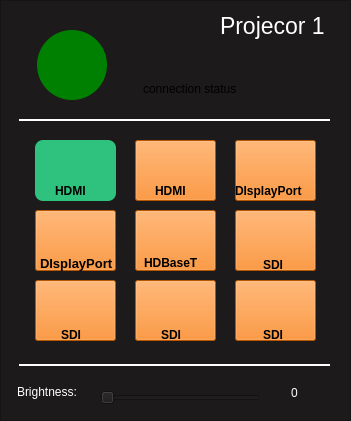
     <widget class="QFrame" name="frame_4">
      <property name="geometry">
       <rect>
        <x>20</x>
        <y>50</y>
        <width>351</width>
        <height>421</height>
       </rect>
      </property>
      <property name="minimumSize">
       <size>
        <width>351</width>
        <height>0</height>
       </size>
      </property>
      <property name="styleSheet">
       <string notr="true">background-color: rgb(28, 26, 26);</string>
      </property>
      <property name="frameShape">
       <enum>QFrame::StyledPanel</enum>
      </property>
      <property name="frameShadow">
       <enum>QFrame::Raised</enum>
      </property>
      <widget class="Line" name="line">
       <property name="geometry">
        <rect>
         <x>19</x>
         <y>105</y>
         <width>311</width>
         <height>16</height>
        </rect>
       </property>
       <property name="minimumSize">
        <size>
         <width>311</width>
         <height>0</height>
        </size>
       </property>
       <property name="styleSheet">
        <string notr="true">border: none;
border-bottom: 2px solid white</string>
       </property>
       <property name="orientation">
        <enum>Qt::Horizontal</enum>
       </property>
      </widget>
      <widget class="QPushButton" name="P1_HDMI_Button_1">
       <property name="geometry">
        <rect>
         <x>35</x>
         <y>140</y>
         <width>81</width>
         <height>61</height>
        </rect>
       </property>
       <property name="minimumSize">
        <size>
         <width>81</width>
         <height>61</height>
        </size>
       </property>
       <property name="cursor">
        <cursorShape>PointingHandCursor</cursorShape>
       </property>
       <property name="styleSheet">
        <string notr="true">max-height: 50px;
min-height:61;
min-width:81;
background-color:rgb(46, 194, 126);
border-radius: 8%;
border: none;
background-repeat: none;
color:black;
text-align: center;
right: 500px;</string>
       </property>
       <property name="text">
        <string/>
       </property>
      </widget>
      <widget class="QLabel" name="label_3">
       <property name="geometry">
        <rect>
         <x>17</x>
         <y>376</y>
         <width>81</width>
         <height>31</height>
        </rect>
       </property>
       <property name="minimumSize">
        <size>
         <width>81</width>
         <height>0</height>
        </size>
       </property>
       <property name="styleSheet">
        <string notr="true">color:#fff;</string>
       </property>
       <property name="text">
        <string>Brightness:</string>
       </property>
      </widget>
      <widget class="Line" name="line_3">
       <property name="geometry">
        <rect>
         <x>19</x>
         <y>350</y>
         <width>311</width>
         <height>16</height>
        </rect>
       </property>
       <property name="minimumSize">
        <size>
         <width>311</width>
         <height>0</height>
        </size>
       </property>
       <property name="styleSheet">
        <string notr="true">border: none;
border-bottom: 2px solid white;</string>
       </property>
       <property name="orientation">
        <enum>Qt::Horizontal</enum>
       </property>
      </widget>
      <widget class="QLabel" name="label_11">
       <property name="geometry">
        <rect>
         <x>55</x>
         <y>180</y>
         <width>41</width>
         <height>21</height>
        </rect>
       </property>
       <property name="minimumSize">
        <size>
         <width>41</width>
         <height>0</height>
        </size>
       </property>
       <property name="styleSheet">
        <string notr="true">background-color: none;
font-weight:bold;
color: black;</string>
       </property>
       <property name="text">
        <string>HDMI</string>
       </property>
      </widget>
      <widget class="QPushButton" name="P1_DisplayPort_1">
       <property name="geometry">
        <rect>
         <x>235</x>
         <y>140</y>
         <width>81</width>
         <height>61</height>
        </rect>
       </property>
       <property name="minimumSize">
        <size>
         <width>81</width>
         <height>61</height>
        </size>
       </property>
       <property name="cursor">
        <cursorShape>PointingHandCursor</cursorShape>
       </property>
       <property name="styleSheet">
        <string notr="true">background-color:rgb(255, 120, 0);</string>
       </property>
       <property name="text">
        <string/>
       </property>
      </widget>
      <widget class="QLabel" name="label_13">
       <property name="geometry">
        <rect>
         <x>235</x>
         <y>180</y>
         <width>81</width>
         <height>21</height>
        </rect>
       </property>
       <property name="minimumSize">
        <size>
         <width>41</width>
         <height>0</height>
        </size>
       </property>
       <property name="styleSheet">
        <string notr="true">background-color: none;
font-weight:bold;
color: black;</string>
       </property>
       <property name="text">
        <string>DIsplayPort</string>
       </property>
      </widget>
      <widget class="QLabel" name="label_15">
       <property name="geometry">
        <rect>
         <x>135</x>
         <y>250</y>
         <width>81</width>
         <height>21</height>
        </rect>
       </property>
       <property name="minimumSize">
        <size>
         <width>41</width>
         <height>0</height>
        </size>
       </property>
       <property name="styleSheet">
        <string notr="true">background-color: none;
font-weight:bold;
color: black;
margin-top:5px;
margin-left:6px;
text-align:center;</string>
       </property>
       <property name="text">
        <string>HDBaseT</string>
       </property>
      </widget>
      <widget class="QPushButton" name="P1_HDBaseT">
       <property name="geometry">
        <rect>
         <x>135</x>
         <y>210</y>
         <width>81</width>
         <height>61</height>
        </rect>
       </property>
       <property name="minimumSize">
        <size>
         <width>81</width>
         <height>61</height>
        </size>
       </property>
       <property name="cursor">
        <cursorShape>PointingHandCursor</cursorShape>
       </property>
       <property name="styleSheet">
        <string notr="true">background-color:rgb(255, 120, 0);</string>
       </property>
       <property name="text">
        <string/>
       </property>
      </widget>
      <widget class="QLabel" name="label_16">
       <property name="geometry">
        <rect>
         <x>255</x>
         <y>250</y>
         <width>41</width>
         <height>21</height>
        </rect>
       </property>
       <property name="minimumSize">
        <size>
         <width>41</width>
         <height>0</height>
        </size>
       </property>
       <property name="styleSheet">
        <string notr="true">background-color: none;
font-weight:bold;
color: black;
margin-top:8px;
margin-left:5px;
text-align:center;</string>
       </property>
       <property name="text">
        <string>SDI</string>
       </property>
      </widget>
      <widget class="QPushButton" name="P1_SDI_1">
       <property name="geometry">
        <rect>
         <x>235</x>
         <y>210</y>
         <width>81</width>
         <height>61</height>
        </rect>
       </property>
       <property name="minimumSize">
        <size>
         <width>81</width>
         <height>61</height>
        </size>
       </property>
       <property name="cursor">
        <cursorShape>PointingHandCursor</cursorShape>
       </property>
       <property name="styleSheet">
        <string notr="true">background-color:rgb(255, 120, 0);</string>
       </property>
       <property name="text">
        <string/>
       </property>
      </widget>
      <widget class="QPushButton" name="P1_On_Button">
       <property name="geometry">
        <rect>
         <x>37</x>
         <y>30</y>
         <width>70</width>
         <height>70</height>
        </rect>
       </property>
       <property name="minimumSize">
        <size>
         <width>70</width>
         <height>0</height>
        </size>
       </property>
       <property name="cursor">
        <cursorShape>PointingHandCursor</cursorShape>
       </property>
       <property name="styleSheet">
        <string notr="true">border-image: url(:/On.png);
max-height: 70px;
max-width: 70px;
background-color: green;
border-radius:35px;
color :black;
font-weight:bold;
border: none;
background-repeat: none;</string>
       </property>
       <property name="text">
        <string/>
       </property>
      </widget>
      <widget class="QPushButton" name="P1_DisplayPort_2">
       <property name="geometry">
        <rect>
         <x>35</x>
         <y>210</y>
         <width>81</width>
         <height>61</height>
        </rect>
       </property>
       <property name="minimumSize">
        <size>
         <width>81</width>
         <height>61</height>
        </size>
       </property>
       <property name="cursor">
        <cursorShape>PointingHandCursor</cursorShape>
       </property>
       <property name="styleSheet">
        <string notr="true">background-color:rgb(255, 120, 0);</string>
       </property>
       <property name="text">
        <string/>
       </property>
      </widget>
      <widget class="QLabel" name="label_14">
       <property name="geometry">
        <rect>
         <x>35</x>
         <y>250</y>
         <width>81</width>
         <height>21</height>
        </rect>
       </property>
       <property name="minimumSize">
        <size>
         <width>41</width>
         <height>0</height>
        </size>
       </property>
       <property name="styleSheet">
        <string notr="true">background-color: none;
font-weight:bold;
color: black;
margin-top:5px;
margin-left:2px;
font-size: 13px;
text-align:center;</string>
       </property>
       <property name="text">
        <string>DIsplayPort</string>
       </property>
      </widget>
      <widget class="QLabel" name="label">
       <property name="geometry">
        <rect>
         <x>220</x>
         <y>10</y>
         <width>111</width>
         <height>31</height>
        </rect>
       </property>
       <property name="styleSheet">
        <string notr="true">font-weight: bold;
font: 23px ;
color: white;</string>
       </property>
       <property name="text">
        <string>Projecor 1 </string>
       </property>
      </widget>
      <widget class="QLabel" name="label_17">
       <property name="geometry">
        <rect>
         <x>55</x>
         <y>320</y>
         <width>41</width>
         <height>21</height>
        </rect>
       </property>
       <property name="minimumSize">
        <size>
         <width>41</width>
         <height>0</height>
        </size>
       </property>
       <property name="styleSheet">
        <string notr="true">background-color: none;
font-weight:bold;
color: black;
margin-top:8px;
margin-left:3px;
text-align:center;</string>
       </property>
       <property name="text">
        <string>SDI</string>
       </property>
      </widget>
      <widget class="QPushButton" name="P1_SDI_2">
       <property name="geometry">
        <rect>
         <x>35</x>
         <y>280</y>
         <width>81</width>
         <height>61</height>
        </rect>
       </property>
       <property name="minimumSize">
        <size>
         <width>81</width>
         <height>61</height>
        </size>
       </property>
       <property name="cursor">
        <cursorShape>PointingHandCursor</cursorShape>
       </property>
       <property name="styleSheet">
        <string notr="true">background-color:rgb(255, 120, 0);</string>
       </property>
       <property name="text">
        <string/>
       </property>
      </widget>
      <widget class="QPushButton" name="P1_SDI_3">
       <property name="geometry">
        <rect>
         <x>135</x>
         <y>280</y>
         <width>81</width>
         <height>61</height>
        </rect>
       </property>
       <property name="minimumSize">
        <size>
         <width>81</width>
         <height>61</height>
        </size>
       </property>
       <property name="cursor">
        <cursorShape>PointingHandCursor</cursorShape>
       </property>
       <property name="styleSheet">
        <string notr="true">background-color:rgb(255, 120, 0);</string>
       </property>
       <property name="text">
        <string/>
       </property>
      </widget>
      <widget class="QLabel" name="label_18">
       <property name="geometry">
        <rect>
         <x>155</x>
         <y>320</y>
         <width>41</width>
         <height>21</height>
        </rect>
       </property>
       <property name="minimumSize">
        <size>
         <width>41</width>
         <height>0</height>
        </size>
       </property>
       <property name="styleSheet">
        <string notr="true">background-color: none;
font-weight:bold;
color: black;
margin-top:8px;
margin-left:3px;
text-align:center;</string>
       </property>
       <property name="text">
        <string>SDI</string>
       </property>
      </widget>
      <widget class="QPushButton" name="P1_SDI_4">
       <property name="geometry">
        <rect>
         <x>235</x>
         <y>280</y>
         <width>81</width>
         <height>61</height>
        </rect>
       </property>
       <property name="minimumSize">
        <size>
         <width>81</width>
         <height>61</height>
        </size>
       </property>
       <property name="cursor">
        <cursorShape>PointingHandCursor</cursorShape>
       </property>
       <property name="styleSheet">
        <string notr="true">background-color:rgb(255, 120, 0);</string>
       </property>
       <property name="text">
        <string/>
       </property>
      </widget>
      <widget class="QLabel" name="label_19">
       <property name="geometry">
        <rect>
         <x>255</x>
         <y>320</y>
         <width>41</width>
         <height>21</height>
        </rect>
       </property>
       <property name="minimumSize">
        <size>
         <width>41</width>
         <height>0</height>
        </size>
       </property>
       <property name="styleSheet">
        <string notr="true">background-color: none;
font-weight:bold;
color: black;
margin-top:8px;
margin-left:5px;
text-align:center;</string>
       </property>
       <property name="text">
        <string>SDI</string>
       </property>
      </widget>
      <widget class="QLabel" name="label_12">
       <property name="geometry">
        <rect>
         <x>155</x>
         <y>180</y>
         <width>41</width>
         <height>21</height>
        </rect>
       </property>
       <property name="minimumSize">
        <size>
         <width>41</width>
         <height>0</height>
        </size>
       </property>
       <property name="styleSheet">
        <string notr="true">background-color: none;
font-weight:bold;
color: black;</string>
       </property>
       <property name="text">
        <string>HDMI</string>
       </property>
      </widget>
      <widget class="QPushButton" name="P1_HDMI_Button_2">
       <property name="geometry">
        <rect>
         <x>135</x>
         <y>140</y>
         <width>81</width>
         <height>61</height>
        </rect>
       </property>
       <property name="minimumSize">
        <size>
         <width>81</width>
         <height>61</height>
        </size>
       </property>
       <property name="cursor">
        <cursorShape>PointingHandCursor</cursorShape>
       </property>
       <property name="styleSheet">
        <string notr="true">background-color:rgb(255, 120, 0);</string>
       </property>
       <property name="text">
        <string/>
       </property>
      </widget>
      <widget class="QLabel" name="lbl_is_connected_1">
       <property name="geometry">
        <rect>
         <x>143</x>
         <y>80</y>
         <width>121</width>
         <height>18</height>
        </rect>
       </property>
       <property name="styleSheet">
        <string notr="true">background-color: transparent;
content: 'Status';</string>
       </property>
       <property name="text">
        <string>connection status</string>
       </property>
      </widget>
      <widget class="QLabel" name="lbl_brightness_1_val_1">
       <property name="geometry">
        <rect>
         <x>291</x>
         <y>382</y>
         <width>41</width>
         <height>21</height>
        </rect>
       </property>
       <property name="styleSheet">
        <string notr="true">color: white;</string>
       </property>
       <property name="text">
        <string>0</string>
       </property>
      </widget>
      <widget class="QSlider" name="sl_brightness_1">
       <property name="geometry">
        <rect>
         <x>100</x>
         <y>390</y>
         <width>160</width>
         <height>16</height>
        </rect>
       </property>
       <property name="styleSheet">
        <string notr="true"/>
       </property>
       <property name="orientation">
        <enum>Qt::Horizontal</enum>
       </property>
      </widget>
      <zorder>line</zorder>
      <zorder>line_3</zorder>
      <zorder>label</zorder>
      <zorder>P1_SDI_1</zorder>
      <zorder>P1_SDI_4</zorder>
      <zorder>P1_DisplayPort_1</zorder>
      <zorder>P1_HDMI_Button_2</zorder>
      <zorder>P1_HDMI_Button_1</zorder>
      <zorder>P1_HDBaseT</zorder>
      <zorder>P1_SDI_2</zorder>
      <zorder>P1_On_Button</zorder>
      <zorder>P1_SDI_3</zorder>
      <zorder>P1_DisplayPort_2</zorder>
      <zorder>lbl_is_connected_1</zorder>
      <zorder>lbl_brightness_1_val_1</zorder>
      <zorder>label_16</zorder>
      <zorder>label_13</zorder>
      <zorder>label_11</zorder>
      <zorder>label_17</zorder>
      <zorder>label_14</zorder>
      <zorder>label_18</zorder>
      <zorder>label_19</zorder>
      <zorder>label_15</zorder>
      <zorder>label_12</zorder>
      <zorder>label_3</zorder>
      <zorder>sl_brightness_1</zorder>
     </widget>
